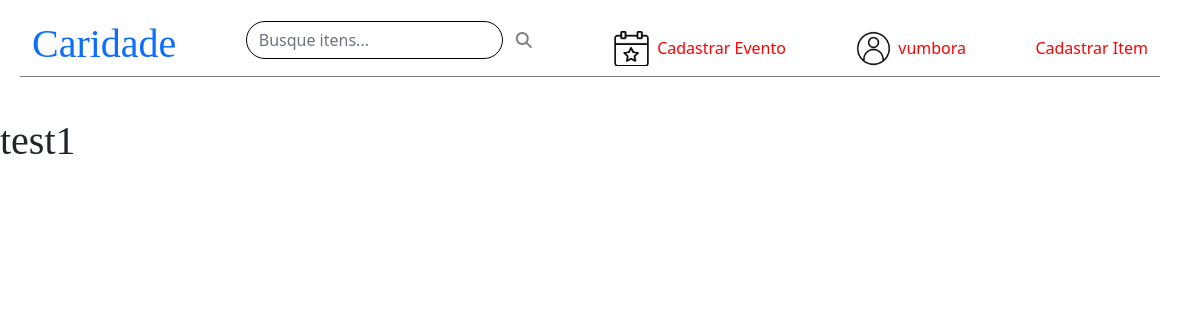
Page /evento/1/ (signed in) on the earlier database version.
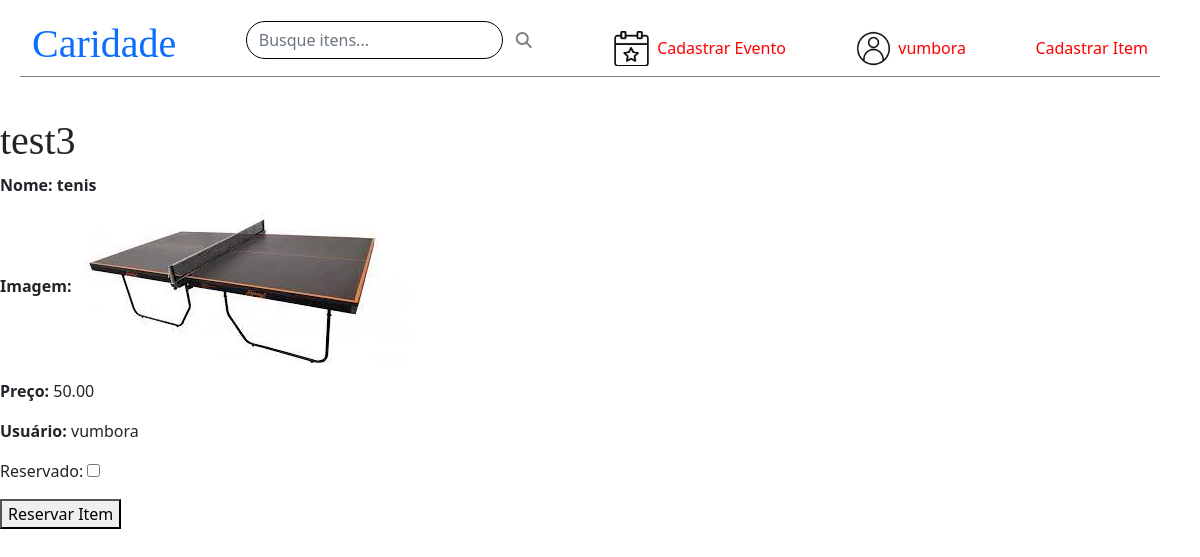
Same page on the later database version.
### caridade1/models.py (models this page shows)
class Evento(models.Model):
    duracao = models.DurationField(null = True, blank = True)
    ativo = models.BooleanField(default = False)
    nome = models.CharField(max_length = 30)
    User = models.ForeignKey(User, on_delete=models.CASCADE,null=False)

class Item(models.Model):
    User = models.ForeignKey(User, on_delete=models.CASCADE,null=False, blank = True)
    descricao = models.CharField(max_length = 100)
    foto = models.ImageField(upload_to = 'caridade')
    preco = models.DecimalField(max_digits=6, decimal_places=2)
    evento = models.ForeignKey(Evento, on_delete=models.PROTECT)
    reservado = models.ForeignKey(Reservado, on_delete=models.PROTECT, null = True, blank = True)

### caridade1/views.py (the view, shortened to what this page needs)
# urls.py: path('evento/<int:evento_id>/', views.detail, name='detail'),
def detail(request, evento_id):
    evento = get_object_or_404(Evento, pk=evento_id)
    item = Item.objects.filter(evento_id=evento_id)
    if request.method == 'GET':
        context={
            'evento':evento,
            'item': item,
            'form': reservar_itemForm()
            }
        if evento.ativo is False:
            raise Http404('Nenhum evento satisfaz o critério informado')
        return render(
            request, 'detalhes.html', context
        )

### caridade1/forms.py
class reservar_itemForm(forms.ModelForm):
    class Meta:
        model = Reservado
        fields = ['reservado']

### caridade1/templates/detalhes.html (shortened to what this page needs)
{% load static %}
{% include 'header.html' %}
<h1> {{evento.nome}} </h1>
{% for item in item %}
<p>
    <strong> Nome: {{ item.descricao }} </strong>
</p>
<p>
    <strong>Imagem:</strong> <img src="{{ item.foto.url }}">
</p>
<p>
    <strong>Preço:</strong> {{ item.preco }}
</p>
<p>
    <strong>Usuário:</strong> {{ item.User.username }}
</p>
{% if user.is_authenticated and not item.reservado  %}
<p>
    <form id="form" method="post" action="{% url 'caridade1:detail' evento.id %}">
        {{ form.as_p }}
        <button type="submit" name="item_id" value="{{ item.id }}">Reservar Item</button>
      </form>
</p>
{% endif %}
{% endfor %}

Differences in the rows shown:
changed Evento: nome "test1" → "test3"
added Item: descricao "tenis", foto (picture), preco "50.00", User.username "vumbora", {{ item.id }} 2 (drawn)
